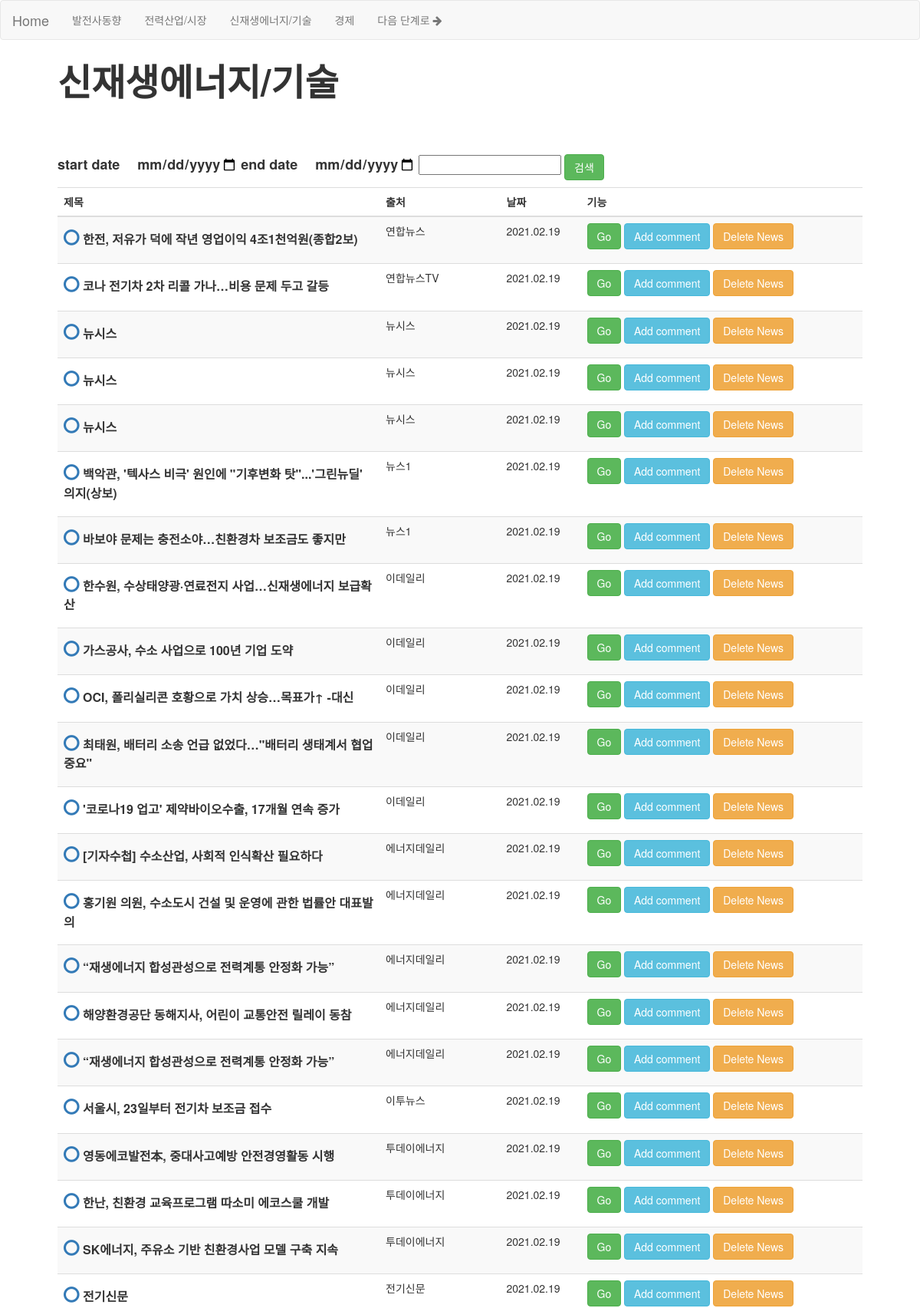
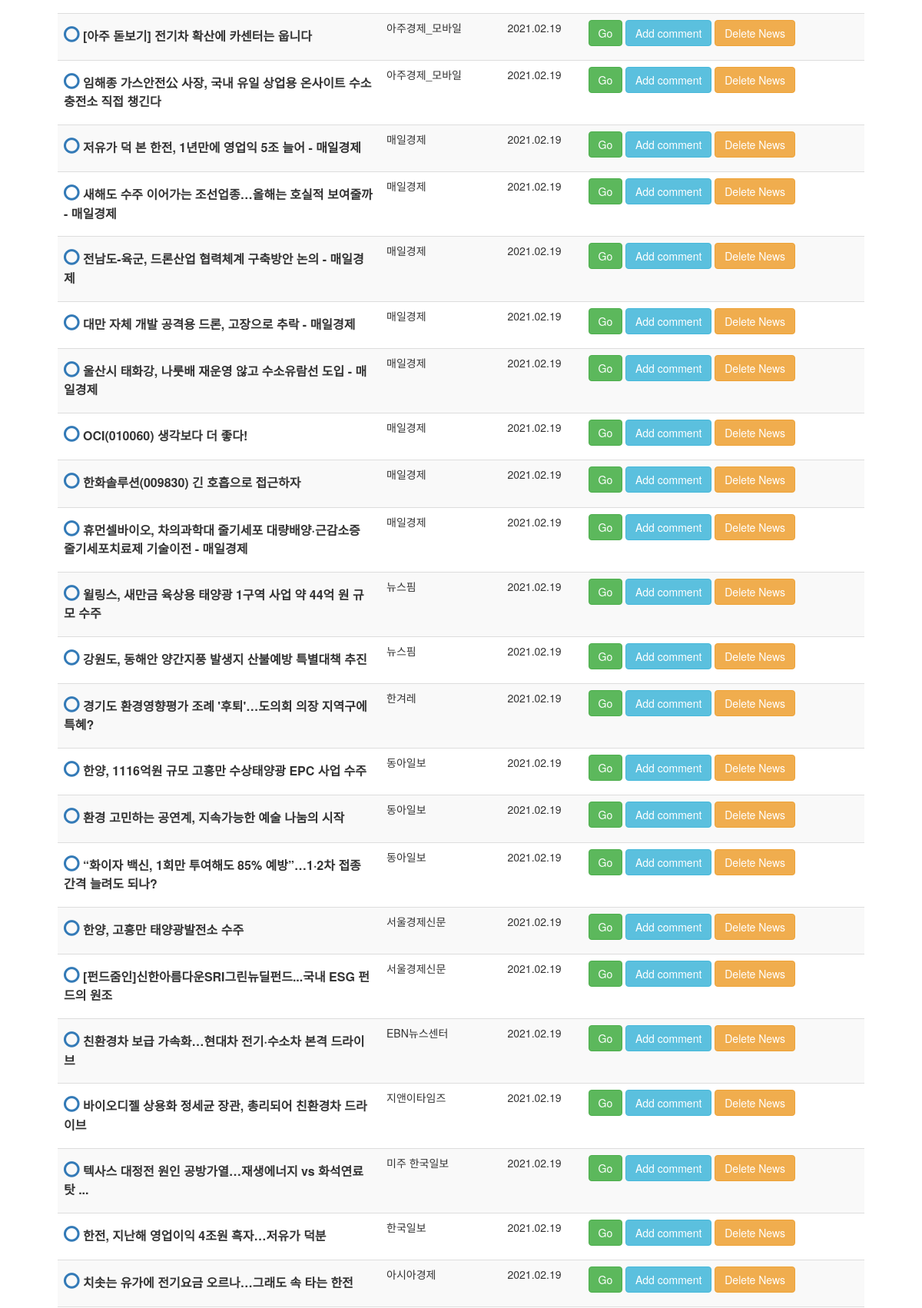
The app's page /신재생에너지/기술/ (upper part) with its own data (2 pictures, top to bottom).
### MorningBriefing/models.py (models this page shows, shortened)
class News(models.Model):
    Title = models.CharField(max_length=200) #<title>{% News.title%}</title>
    Link = models.CharField(max_length=2000, unique=True) #a href = {% News.link[]%}
    Published_date = models.DateField(default= None)
    Company = models.CharField(max_length=200 ,default= None)
    Importance = models.CharField(max_length=20 ,default= 0)
    Report_display = (
        ('A', '보고서출력'),
        ('B', '보고서제거'),
    )
    Display = models.CharField(
        max_length = 1,
        choices = Report_display,
        default = 'B',
    )
    Select = (
        ('A', '발전사 동향'),
        ('B', '전력산업/시장'),
        ('C', '신재생에너지/기술'),
        ('D', '경제'),
        ('E', '에너지'),
    )
    Data_field = models.CharField(
        max_length = 1,
        choices = Select,
        blank = True,
        default = 'm',
    )
    class Meta:
        ordering = ['Data_field', 'Published_date' , 'Importance'  ]

### MorningBriefing/templates/MorningBriefing/c.html (shortened to what this page needs)
<!DOCTYPE html>
<html lang="en">
<head>
  <link rel="stylesheet" href="http://maxcdn.bootstrapcdn.com/bootstrap/3.3.6/css/bootstrap.min.css">
  <link rel="stylesheet" href="https://maxcdn.bootstrapcdn.com/font-awesome/4.7.0/css/font-awesome.min.css">
</head>
<body>
  <nav class="navbar navbar-default fixed-top">
    <div class="container-fluid">
      <div class="navbar-header">
        <a class="navbar-brand" href="{% url 'MorningBriefing:home' %}">Home</a>
      </div>
      <ul class="nav navbar-nav">
        <li><a href = "{% url 'MorningBriefing:발전사동향' %}">발전사동향</a></li>
        <li><a href = "{% url 'MorningBriefing:전력산업/시장'%}">전력산업/시장</a></li>
        <li><a href = "{% url 'MorningBriefing:신재생에너지/기술'%}">신재생에너지/기술</a></li>
        <li><a href = "{% url 'MorningBriefing:경제'%}">경제</a></li>
        <li><a href = "{% url 'MorningBriefing:뉴스수정' %}">다음 단계로 <i class="fa fa-arrow-right" aria-hidden="true"></i></a></li>
      </ul>
    </div>
  </nav>
<div class="container" style="width: 90%!important" >
    <table class="table table-striped">
        <thead>
        <tr>
        <div><B><font size=10>신재생에너지/기술</font></B></div>
        <br>
        <br>
        <br>
        </tr>
        </thead>
        <tr style= "width:40% ;margin:auto; text-align: right;" >
           <form method="post">
                  <label  style="text-align: right" > <font size = 4><B>start date<input type="date" style = "text-align: right;border: 0px; font-size: 3" name="start_date" value="{{start_date}}"></B></font>
                  <label style="text-align: right"><font size = 4><B>end date<input type="date" style = "text-align: right;border: 0px; font-size: 3" name="end_date" value="{{end_date}}"></B></font>
                  <input name="search" value="{{search}}">
                  <input type="submit" class="btn btn-success" value="검색">
          </form>
        </tr>
        <tr>
            <th scope="col" style= "width:40%">제목</th>
            <th scope="col" style= "width:15%">출처</th>
            <th scope="col" style= "width:10%">날짜</th>
            <th scope="col" style= "width:35%">기능</th>
        </tr>
        <tbody>
            {% for news in news %}
            {% if news.Data_field == 'C' %}
        <tr>
            <td class="title">
                    <p><font size=3><B>
                      <a onclick="checker({{news.pk}})" style ="font-size:18pt">
                      <span id="check_{{news.pk}}" >{%if news.Display == 'A'%}<i class="fa fa-check" aria-hidden="true"></i>{%endif%}{%if news.Display == 'B'%}<i class="fa fa-circle-o" aria-hidden="true"></i>{%endif%}</span></a>
                       {{news.Title|safe}}
            </td>
            <td class="company">
              {{news.Company}}
            </td>
            <td class="date">{{news.Published_date|date:"Y.m.d"}}
            </td>
                <td class="action">
                  <button type="submit" class="btn btn-success"  style="text-align:right;" onclick="window.open('{{news.Link}}')">Go</button>
                   <a  data-toggle="modal" class="btn btn-info" data-target="#addcomment{{news.pk}}">Add comment</a></b></h1>
                   <a href="{% url 'MorningBriefing:delete_news' pk=news.pk %}" class="btn btn-warning del" role="button" onclick="return confirm('정말 삭제하시겠습니까?')">Delete News</a>
 </td></tr>
            {% endif %}
            {% endfor %}
        </tbody>
    </table>
</div>
</body>

### records on screen
News: Display "B" (drawn), Title "한전, 저유가 덕에 작년 영업이익 4조1천억원(종합2보)", Company "연합뉴스", Published_date "2021.02.19"
News: Display "B" (drawn), Title "코나 전기차 2차 리콜 가나…비용 문제 두고 갈등", Company "연합뉴스TV", Published_date "2021.02.19"
News: Display "B" (drawn), Title "뉴시스", Company "뉴시스", Published_date "2021.02.19"
News: Display "B" (drawn), Title "뉴시스", Company "뉴시스", Published_date "2021.02.19"
News: Display "B" (drawn), Title "뉴시스", Company "뉴시스", Published_date "2021.02.19"
News: Display "B" (drawn), Title "백악관, '텍사스 비극' 원인에 \"기후변화 탓\"...'그린뉴딜' 의지(상보)", Company "뉴스1", Published_date "2021.02.19"
News: Display "B" (drawn), Title "바보야 문제는 충전소야…친환경차 보조금도 좋지만", Company "뉴스1", Published_date "2021.02.19"
News: Display "B" (drawn), Title "한수원, 수상태양광·연료전지 사업…신재생에너지 보급확산", Company "이데일리", Published_date "2021.02.19"
News: Display "B" (drawn), Title "가스공사, 수소 사업으로 100년 기업 도약", Company "이데일리", Published_date "2021.02.19"
News: Display "B" (drawn), Title "OCI, 폴리실리콘 호황으로 가치 상승…목표가↑ -대신", Company "이데일리", Published_date "2021.02.19"
News: Display "B" (drawn), Title "최태원, 배터리 소송 언급 없었다…\"배터리 생태계서 협업 중요\"", Company "이데일리", Published_date "2021.02.19"
News: Display "B" (drawn), Title "'코로나19 업고' 제약바이오수출, 17개월 연속 증가", Company "이데일리", Published_date "2021.02.19"
News: Display "B" (drawn), Title "[기자수첩] 수소산업, 사회적 인식확산 필요하다", Company "에너지데일리", Published_date "2021.02.19"
News: Display "B" (drawn), Title "홍기원 의원, 수소도시 건설 및 운영에 관한 법률안 대표발의", Company "에너지데일리", Published_date "2021.02.19"
News: Display "B" (drawn), Title "“재생에너지 합성관성으로 전력계통 안정화 가능”", Company "에너지데일리", Published_date "2021.02.19"
News: Display "B" (drawn), Title "해양환경공단 동해지사, 어린이 교통안전 릴레이 동참", Company "에너지데일리", Published_date "2021.02.19"
News: Display "B" (drawn), Title "“재생에너지 합성관성으로 전력계통 안정화 가능”", Company "에너지데일리", Published_date "2021.02.19"
News: Display "B" (drawn), Title "서울시, 23일부터 전기차 보조금 접수", Company "이투뉴스", Published_date "2021.02.19"
News: Display "B" (drawn), Title "영동에코발전本, 중대사고예방 안전경영활동 시행", Company "투데이에너지", Published_date "2021.02.19"
News: Display "B" (drawn), Title "한난, 친환경 교육프로그램 따소미 에코스쿨 개발", Company "투데이에너지", Published_date "2021.02.19"
News: Display "B" (drawn), Title "SK에너지, 주유소 기반 친환경사업 모델 구축 지속", Company "투데이에너지", Published_date "2021.02.19"
News: Display "B" (drawn), Title "전기신문", Company "전기신문", Published_date "2021.02.19"
News: Display "B" (drawn), Title "[아주 돋보기] 전기차 확산에 카센터는 웁니다", Company "아주경제_모바일", Published_date "2021.02.19"
News: Display "B" (drawn), Title "임해종 가스안전公 사장, 국내 유일 상업용 온사이트 수소충전소 직접 챙긴다", Company "아주경제_모바일", Published_date "2021.02.19"
News: Display "B" (drawn), Title "저유가 덕 본 한전, 1년만에 영업익 5조 늘어 - 매일경제", Company "매일경제", Published_date "2021.02.19"
News: Display "B" (drawn), Title "새해도 수주 이어가는 조선업종…올해는 호실적 보여줄까 - 매일경제", Company "매일경제", Published_date "2021.02.19"
News: Display "B" (drawn), Title "전남도-육군, 드론산업 협력체계 구축방안 논의 - 매일경제", Company "매일경제", Published_date "2021.02.19"
News: Display "B" (drawn), Title "대만 자체 개발 공격용 드론, 고장으로 추락 - 매일경제", Company "매일경제", Published_date "2021.02.19"
News: Display "B" (drawn), Title "울산시 태화강, 나룻배 재운영 않고 수소유람선 도입 - 매일경제", Company "매일경제", Published_date "2021.02.19"
News: Display "B" (drawn), Title "OCI(010060) 생각보다 더 좋다!", Company "매일경제", Published_date "2021.02.19"
News: Display "B" (drawn), Title "한화솔루션(009830) 긴 호흡으로 접근하자", Company "매일경제", Published_date "2021.02.19"
News: Display "B" (drawn), Title "휴먼셀바이오, 차의과학대 줄기세포 대량배양·근감소증 줄기세포치료제 기술이전 - 매일경제", Company "매일경제", Published_date "2021.02.19"
News: Display "B" (drawn), Title "윌링스, 새만금 육상용 태양광 1구역 사업 약 44억 원 규모 수주", Company "뉴스핌", Published_date "2021.02.19"
News: Display "B" (drawn), Title "강원도, 동해안 양간지풍 발생지 산불예방 특별대책 추진", Company "뉴스핌", Published_date "2021.02.19"
News: Display "B" (drawn), Title "경기도 환경영향평가 조례 '후퇴'…도의회 의장 지역구에 특혜?", Company "한겨레", Published_date "2021.02.19"
News: Display "B" (drawn), Title "한양, 1116억원 규모 고흥만 수상태양광 EPC 사업 수주", Company "동아일보", Published_date "2021.02.19"
News: Display "B" (drawn), Title "환경 고민하는 공연계, 지속가능한 예술 나눔의 시작", Company "동아일보", Published_date "2021.02.19"
News: Display "B" (drawn), Title "“화이자 백신, 1회만 투여해도 85% 예방”…1·2차 접종 간격 늘려도 되나?", Company "동아일보", Published_date "2021.02.19"
News: Display "B" (drawn), Title "한양, 고흥만 태양광발전소 수주", Company "서울경제신문", Published_date "2021.02.19"
News: Display "B" (drawn), Title "[펀드줌인]신한아름다운SRI그린뉴딜펀드...국내 ESG 펀드의 원조", Company "서울경제신문", Published_date "2021.02.19"
News: Display "B" (drawn), Title "친환경차 보급 가속화…현대차 전기·수소차 본격 드라이브", Company "EBN뉴스센터", Published_date "2021.02.19"
News: Display "B" (drawn), Title "바이오디젤 상용화 정세균 장관, 총리되어 친환경차 드라이브", Company "지앤이타임즈", Published_date "2021.02.19"
News: Display "B" (drawn), Title "텍사스 대정전 원인 공방가열…재생에너지 vs 화석연료 탓 ...", Company "미주 한국일보", Published_date "2021.02.19"
News: Display "B" (drawn), Title "한전, 지난해 영업이익 4조원 흑자…저유가 덕분", Company "한국일보", Published_date "2021.02.19"
News: Display "B" (drawn), Title "치솟는 유가에 전기요금 오르나…그래도 속 타는 한전", Company "아시아경제", Published_date "2021.02.19"
